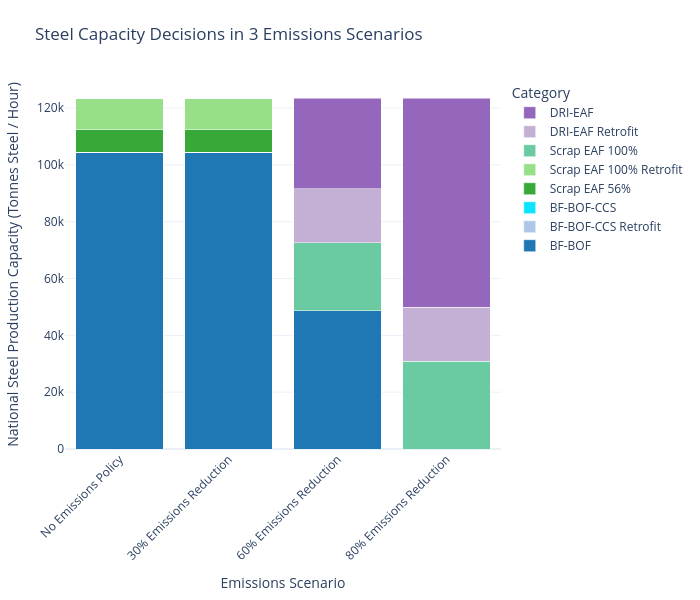

Write notebook code for a chart like this one.
### Code cell
plot_stacked_bar(
    consolidate_capacity(steel_df).T,
    scenario_map=scenario_map,
    name_map=tech_name_map,
    color_map=custom_color_map,
    title_name = "Steel Capacity Decisions in 3 Emissions Scenarios",
    xaxis_name="Emissions Scenario",
    yaxis_name="National Steel Production Capacity (Tonnes Steel / Hour)",
    width=700
)

### Figure 1 — Plotly figure (JSON) as saved in the notebook; plotly's stock layout.template omitted (floating-point values rounded to 4 significant figures)
{"data": [{"hovertemplate": "Category=BF-BOF<br>Emissions Scenario=%{x}<br>National Steel Production Capacity (Tonnes Steel / Hour)=%{y}<extra></extra>", "legendgroup": "BF-BOF", "marker": {"color": "#1f77b4", "pattern": {"shape": ""}}, "name": "BF-BOF", "orientation": "v", "showlegend": true, "textposition": "auto", "type": "bar", "x": ["No Emissions Policy", "30% Emissions Reduction", "60% Emissions Reduction", "80% Emissions Reduction"], "xaxis": "x", "y": [104400.0, 104400.0, 48590.0, 0.05604], "yaxis": "y"}, {"hovertemplate": "Category=BF-BOF-CCS Retrofit<br>Emissions Scenario=%{x}<br>National Steel Production Capacity (Tonnes Steel / Hour)=%{y}<extra></extra>", "legendgroup": "BF-BOF-CCS Retrofit", "marker": {"color": "#aec7e8", "pattern": {"shape": ""}}, "name": "BF-BOF-CCS Retrofit", "orientation": "v", "showlegend": true, "textposition": "auto", "type": "bar", "x": ["No Emissions Policy", "30% Emissions Reduction", "60% Emissions Reduction", "80% Emissions Reduction"], "xaxis": "x", "y": [0.003023, 0.002099, 0.0158, 0.003442], "yaxis": "y"}, {"hovertemplate": "Category=BF-BOF-CCS<br>Emissions Scenario=%{x}<br>National Steel Production Capacity (Tonnes Steel / Hour)=%{y}<extra></extra>", "legendgroup": "BF-BOF-CCS", "marker": {"color": "#0ee3ff", "pattern": {"shape": ""}}, "name": "BF-BOF-CCS", "orientation": "v", "showlegend": true, "textposition": "auto", "type": "bar", "x": ["No Emissions Policy", "30% Emissions Reduction", "60% Emissions Reduction", "80% Emissions Reduction"], "xaxis": "x", "y": [0.00119, 0.0004649, 0.008719, 0.003117], "yaxis": "y"}, {"hovertemplate": "Category=Scrap EAF 56%<br>Emissions Scenario=%{x}<br>National Steel Production Capacity (Tonnes Steel / Hour)=%{y}<extra></extra>", "legendgroup": "Scrap EAF 56%", "marker": {"color": "#38a938", "pattern": {"shape": ""}}, "name": "Scrap EAF 56%", "orientation": "v", "showlegend": true, "textposition": "auto", "type": "bar", "x": ["No Emissions Policy", "30% Emissions Reduction", "60% Emissions Reduction", "80% Emissions Reduction"], "xaxis": "x", "y": [7921.0, 7921.0, 0.065, 0.06313], "yaxis": "y"}, {"hovertemplate": "Category=Scrap EAF 100% Retrofit<br>Emissions Scenario=%{x}<br>National Steel Production Capacity (Tonnes Steel / Hour)=%{y}<extra></extra>", "legendgroup": "Scrap EAF 100% Retrofit", "marker": {"color": "#98df8a", "pattern": {"shape": ""}}, "name": "Scrap EAF 100% Retrofit", "orientation": "v", "showlegend": true, "textposition": "auto", "type": "bar", "x": ["No Emissions Policy", "30% Emissions Reduction", "60% Emissions Reduction", "80% Emissions Reduction"], "xaxis": "x", "y": [11070.0, 11070.0, 0.03045, 0.1476], "yaxis": "y"}, {"hovertemplate": "Category=Scrap EAF 100%<br>Emissions Scenario=%{x}<br>National Steel Production Capacity (Tonnes Steel / Hour)=%{y}<extra></extra>", "legendgroup": "Scrap EAF 100%", "marker": {"color": "#6acaa2", "pattern": {"shape": ""}}, "name": "Scrap EAF 100%", "orientation": "v", "showlegend": true, "textposition": "auto", "type": "bar", "x": ["No Emissions Policy", "30% Emissions Reduction", "60% Emissions Reduction", "80% Emissions Reduction"], "xaxis": "x", "y": [0.06896, 0.06653, 23960.0, 30900.0], "yaxis": "y"}, {"hovertemplate": "Category=DRI-EAF Retrofit<br>Emissions Scenario=%{x}<br>National Steel Production Capacity (Tonnes Steel / Hour)=%{y}<extra></extra>", "legendgroup": "DRI-EAF Retrofit", "marker": {"color": "#c5b0d5", "pattern": {"shape": ""}}, "name": "DRI-EAF Retrofit", "orientation": "v", "showlegend": true, "textposition": "auto", "type": "bar", "x": ["No Emissions Policy", "30% Emissions Reduction", "60% Emissions Reduction", "80% Emissions Reduction"], "xaxis": "x", "y": [0.00844, 0.1881, 18990.0, 18990.0], "yaxis": "y"}, {"hovertemplate": "Category=DRI-EAF<br>Emissions Scenario=%{x}<br>National Steel Production Capacity (Tonnes Steel / Hour)=%{y}<extra></extra>", "legendgroup": "DRI-EAF", "marker": {"color": "#9467bd", "pattern": {"shape": ""}}, "name": "DRI-EAF", "orientation": "v", "showlegend": true, "textposition": "auto", "type": "bar", "x": ["No Emissions Policy", "30% Emissions Reduction", "60% Emissions Reduction", "80% Emissions Reduction"], "xaxis": "x", "y": [0.4567, 0.03655, 31840.0, 73490.0], "yaxis": "y"}], "layout": {"barmode": "stack", "height": 600, "legend": {"title": {"text": "Category"}, "tracegroupgap": 0, "traceorder": "reversed"}, "margin": {"b": 80, "l": 60, "r": 60, "t": 80}, "title": {"text": "Steel Capacity Decisions in 3 Emissions Scenarios"}, "width": 700, "xaxis": {"anchor": "y", "domain": [0, 1], "tickangle": -45, "title": {"text": "Emissions Scenario"}}, "yaxis": {"anchor": "x", "domain": [0, 1], "title": {"text": "National Steel Production Capacity (Tonnes Steel / Hour)"}}}}
